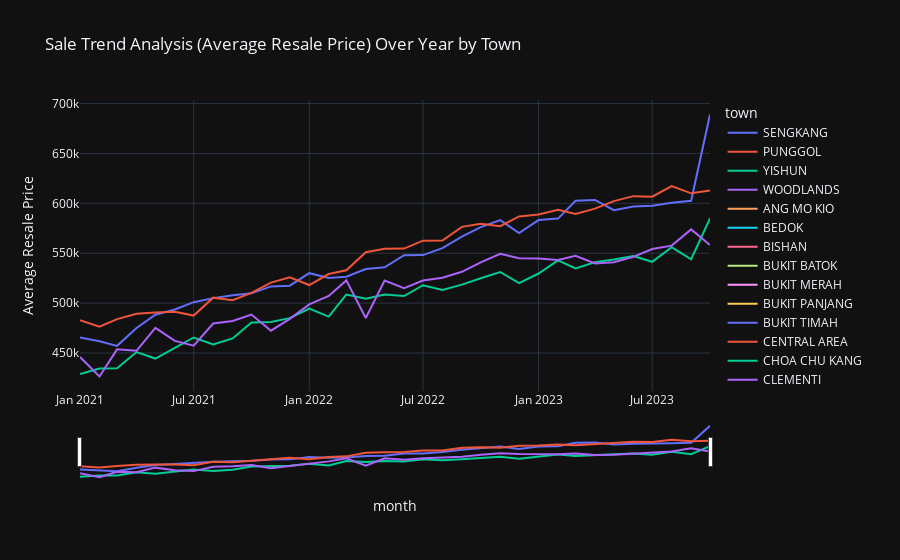

Write notebook code for a chart like this one.
### Code cell
import plotly.express as px

# Filter for the selected towns
selected_towns = ['SENGKANG', 'PUNGGOL', 'YISHUN', 'WOODLANDS']
df_filtered = filtered_df1_2021_2023[filtered_df1_2021_2023['town'].isin(selected_towns)]

# Group by 'town' and 'month' only (excluding flat_type)
grouped = df_filtered.groupby(['town', 'month']).mean().reset_index()

# Plot the data
fig = px.line(grouped,
              x='month',
              y='resale_price',
              color='town',
              title='Sale Trend Analysis (Average Resale Price) Over Year by Town',
              labels={'resale_price': 'Average Resale Price'},
              template='plotly_dark',  
              hover_data=['resale_price'],  # Show resale price on hover
              category_orders={"town": selected_towns})  # Control the order of town colors

# Adding a range slider
fig.update_xaxes(rangeslider_visible=True)

# Show the plot
fig.show()

### Figure 1 — Plotly figure (JSON) as saved in the notebook; plotly's stock layout.template omitted (floating-point values rounded to 4 significant figures)
{"data": [{"hovertemplate": "town=SENGKANG<br>month=%{x}<br>Average Resale Price=%{y}<extra></extra>", "legendgroup": "SENGKANG", "line": {"color": "#636efa", "dash": "solid"}, "marker": {"symbol": "circle"}, "mode": "lines", "name": "SENGKANG", "orientation": "v", "showlegend": true, "type": "scatter", "x": ["2021-01-01T00:00:00", "2021-02-01T00:00:00", "2021-03-01T00:00:00", "2021-04-01T00:00:00", "2021-05-01T00:00:00", "2021-06-01T00:00:00", "2021-07-01T00:00:00", "2021-08-01T00:00:00", "2021-09-01T00:00:00", "2021-10-01T00:00:00", "2021-11-01T00:00:00", "2021-12-01T00:00:00", "2022-01-01T00:00:00", "2022-02-01T00:00:00", "2022-03-01T00:00:00", "2022-04-01T00:00:00", "2022-05-01T00:00:00", "2022-06-01T00:00:00", "2022-07-01T00:00:00", "2022-08-01T00:00:00", "2022-09-01T00:00:00", "2022-10-01T00:00:00", "2022-11-01T00:00:00", "2022-12-01T00:00:00", "2023-01-01T00:00:00", "2023-02-01T00:00:00", "2023-03-01T00:00:00", "2023-04-01T00:00:00", "2023-05-01T00:00:00", "2023-06-01T00:00:00", "2023-07-01T00:00:00", "2023-08-01T00:00:00", "2023-09-01T00:00:00", "2023-10-01T00:00:00"], "xaxis": "x", "y": [465600.0, 461800.0, 457200.0, 475200.0, 488300.0, 493700.0, 501000.0, 505000.0, 507800.0, 509800.0, 516800.0, 517500.0, 530000.0, 525200.0, 526500.0, 534100.0, 536000.0, 548100.0, 548100.0, 555200.0, 566600.0, 576200.0, 583300.0, 570300.0, 583200.0, 584700.0, 602600.0, 603400.0, 593200.0, 596900.0, 597500.0, 600500.0, 602600.0, 689000], "yaxis": "y"}, {"hovertemplate": "town=PUNGGOL<br>month=%{x}<br>Average Resale Price=%{y}<extra></extra>", "legendgroup": "PUNGGOL", "line": {"color": "#EF553B", "dash": "solid"}, "marker": {"symbol": "circle"}, "mode": "lines", "name": "PUNGGOL", "orientation": "v", "showlegend": true, "type": "scatter", "x": ["2021-01-01T00:00:00", "2021-02-01T00:00:00", "2021-03-01T00:00:00", "2021-04-01T00:00:00", "2021-05-01T00:00:00", "2021-06-01T00:00:00", "2021-07-01T00:00:00", "2021-08-01T00:00:00", "2021-09-01T00:00:00", "2021-10-01T00:00:00", "2021-11-01T00:00:00", "2021-12-01T00:00:00", "2022-01-01T00:00:00", "2022-02-01T00:00:00", "2022-03-01T00:00:00", "2022-04-01T00:00:00", "2022-05-01T00:00:00", "2022-06-01T00:00:00", "2022-07-01T00:00:00", "2022-08-01T00:00:00", "2022-09-01T00:00:00", "2022-10-01T00:00:00", "2022-11-01T00:00:00", "2022-12-01T00:00:00", "2023-01-01T00:00:00", "2023-02-01T00:00:00", "2023-03-01T00:00:00", "2023-04-01T00:00:00", "2023-05-01T00:00:00", "2023-06-01T00:00:00", "2023-07-01T00:00:00", "2023-08-01T00:00:00", "2023-09-01T00:00:00", "2023-10-01T00:00:00"], "xaxis": "x", "y": [482800.0, 476400.0, 484000.0, 489400.0, 490700.0, 491400.0, 487600.0, 505500.0, 503021, 510300.0, 520600.0, 526000.0, 518100.0, 529200.0, 532900.0, 551000.0, 554500.0, 554700.0, 562600.0, 562700.0, 576500.0, 579500.0, 577200.0, 586900.0, 588900.0, 593500.0, 589400.0, 594700.0, 602300.0, 607200.0, 606600.0, 617300.0, 610000.0, 612932], "yaxis": "y"}, {"hovertemplate": "town=YISHUN<br>month=%{x}<br>Average Resale Price=%{y}<extra></extra>", "legendgroup": "YISHUN", "line": {"color": "#00cc96", "dash": "solid"}, "marker": {"symbol": "circle"}, "mode": "lines", "name": "YISHUN", "orientation": "v", "showlegend": true, "type": "scatter", "x": ["2021-01-01T00:00:00", "2021-02-01T00:00:00", "2021-03-01T00:00:00", "2021-04-01T00:00:00", "2021-05-01T00:00:00", "2021-06-01T00:00:00", "2021-07-01T00:00:00", "2021-08-01T00:00:00", "2021-09-01T00:00:00", "2021-10-01T00:00:00", "2021-11-01T00:00:00", "2021-12-01T00:00:00", "2022-01-01T00:00:00", "2022-02-01T00:00:00", "2022-03-01T00:00:00", "2022-04-01T00:00:00", "2022-05-01T00:00:00", "2022-06-01T00:00:00", "2022-07-01T00:00:00", "2022-08-01T00:00:00", "2022-09-01T00:00:00", "2022-10-01T00:00:00", "2022-11-01T00:00:00", "2022-12-01T00:00:00", "2023-01-01T00:00:00", "2023-02-01T00:00:00", "2023-03-01T00:00:00", "2023-04-01T00:00:00", "2023-05-01T00:00:00", "2023-06-01T00:00:00", "2023-07-01T00:00:00", "2023-08-01T00:00:00", "2023-09-01T00:00:00", "2023-10-01T00:00:00"], "xaxis": "x", "y": [428900.0, 434500.0, 434700.0, 451000.0, 444500.0, 455400.0, 465600.0, 458600.0, 464600.0, 480552, 481000.0, 485000.0, 494600, 486500.0, 508600.0, 504368, 508700.0, 507100.0, 518000.0, 513300.0, 518500.0, 524900.0, 531200.0, 520100.0, 529702, 542871, 534700.0, 541100.0, 543700.0, 547200.0, 541400.0, 556100.0, 544000.0, 585000], "yaxis": "y"}, {"hovertemplate": "town=WOODLANDS<br>month=%{x}<br>Average Resale Price=%{y}<extra></extra>", "legendgroup": "WOODLANDS", "line": {"color": "#ab63fa", "dash": "solid"}, "marker": {"symbol": "circle"}, "mode": "lines", "name": "WOODLANDS", "orientation": "v", "showlegend": true, "type": "scatter", "x": ["2021-01-01T00:00:00", "2021-02-01T00:00:00", "2021-03-01T00:00:00", "2021-04-01T00:00:00", "2021-05-01T00:00:00", "2021-06-01T00:00:00", "2021-07-01T00:00:00", "2021-08-01T00:00:00", "2021-09-01T00:00:00", "2021-10-01T00:00:00", "2021-11-01T00:00:00", "2021-12-01T00:00:00", "2022-01-01T00:00:00", "2022-02-01T00:00:00", "2022-03-01T00:00:00", "2022-04-01T00:00:00", "2022-05-01T00:00:00", "2022-06-01T00:00:00", "2022-07-01T00:00:00", "2022-08-01T00:00:00", "2022-09-01T00:00:00", "2022-10-01T00:00:00", "2022-11-01T00:00:00", "2022-12-01T00:00:00", "2023-01-01T00:00:00", "2023-02-01T00:00:00", "2023-03-01T00:00:00", "2023-04-01T00:00:00", "2023-05-01T00:00:00", "2023-06-01T00:00:00", "2023-07-01T00:00:00", "2023-08-01T00:00:00", "2023-09-01T00:00:00", "2023-10-01T00:00:00"], "xaxis": "x", "y": [446000, 426500.0, 453700.0, 452200.0, 475200.0, 462192, 457400.0, 479600.0, 482150, 488600.0, 472400.0, 484200.0, 498800.0, 507200.0, 522800.0, 485125, 522625, 515000.0, 522700.0, 525400.0, 531400.0, 540900.0, 549360, 545000.0, 544800.0, 543200.0, 547500.0, 539700.0, 541100.0, 546300.0, 554300.0, 557600.0, 573900.0, 558250], "yaxis": "y"}, {"hovertemplate": "town=ANG MO KIO<br>month=%{x}<br>Average Resale Price=%{y}<extra></extra>", "legendgroup": "ANG MO KIO", "line": {"color": "#FFA15A", "dash": "solid"}, "marker": {"symbol": "circle"}, "mode": "lines", "name": "ANG MO KIO", "orientation": "v", "showlegend": true, "type": "scatter", "x": ["2021-01-01T00:00:00", "2021-02-01T00:00:00", "2021-03-01T00:00:00", "2021-04-01T00:00:00", "2021-05-01T00:00:00", "2021-06-01T00:00:00", "2021-07-01T00:00:00", "2021-08-01T00:00:00", "2021-09-01T00:00:00", "2021-10-01T00:00:00", "2021-11-01T00:00:00", "2021-12-01T00:00:00", "2022-01-01T00:00:00", "2022-02-01T00:00:00", "2022-03-01T00:00:00", "2022-04-01T00:00:00", "2022-05-01T00:00:00", "2022-06-01T00:00:00", "2022-07-01T00:00:00", "2022-08-01T00:00:00", "2022-09-01T00:00:00", "2022-10-01T00:00:00", "2022-11-01T00:00:00", "2022-12-01T00:00:00", "2023-01-01T00:00:00", "2023-02-01T00:00:00", "2023-03-01T00:00:00", "2023-04-01T00:00:00", "2023-05-01T00:00:00", "2023-06-01T00:00:00", "2023-07-01T00:00:00", "2023-08-01T00:00:00", "2023-09-01T00:00:00", "2023-10-01T00:00:00"], "xaxis": "x", "y": [null, null, null, null, null, null, null, null, null, null, null, null, null, null, null, null, null, null, null, null, null, null, null, null, null, null, null, null, null, null, null, null, null, null], "yaxis": "y"}, {"hovertemplate": "town=BEDOK<br>month=%{x}<br>Average Resale Price=%{y}<extra></extra>", "legendgroup": "BEDOK", "line": {"color": "#19d3f3", "dash": "solid"}, "marker": {"symbol": "circle"}, "mode": "lines", "name": "BEDOK", "orientation": "v", "showlegend": true, "type": "scatter", "x": ["2021-01-01T00:00:00", "2021-02-01T00:00:00", "2021-03-01T00:00:00", "2021-04-01T00:00:00", "2021-05-01T00:00:00", "2021-06-01T00:00:00", "2021-07-01T00:00:00", "2021-08-01T00:00:00", "2021-09-01T00:00:00", "2021-10-01T00:00:00", "2021-11-01T00:00:00", "2021-12-01T00:00:00", "2022-01-01T00:00:00", "2022-02-01T00:00:00", "2022-03-01T00:00:00", "2022-04-01T00:00:00", "2022-05-01T00:00:00", "2022-06-01T00:00:00", "2022-07-01T00:00:00", "2022-08-01T00:00:00", "2022-09-01T00:00:00", "2022-10-01T00:00:00", "2022-11-01T00:00:00", "2022-12-01T00:00:00", "2023-01-01T00:00:00", "2023-02-01T00:00:00", "2023-03-01T00:00:00", "2023-04-01T00:00:00", "2023-05-01T00:00:00", "2023-06-01T00:00:00", "2023-07-01T00:00:00", "2023-08-01T00:00:00", "2023-09-01T00:00:00", "2023-10-01T00:00:00"], "xaxis": "x", "y": [null, null, null, null, null, null, null, null, null, null, null, null, null, null, null, null, null, null, null, null, null, null, null, null, null, null, null, null, null, null, null, null, null, null], "yaxis": "y"}, {"hovertemplate": "town=BISHAN<br>month=%{x}<br>Average Resale Price=%{y}<extra></extra>", "legendgroup": "BISHAN", "line": {"color": "#FF6692", "dash": "solid"}, "marker": {"symbol": "circle"}, "mode": "lines", "name": "BISHAN", "orientation": "v", "showlegend": true, "type": "scatter", "x": ["2021-01-01T00:00:00", "2021-02-01T00:00:00", "2021-03-01T00:00:00", "2021-04-01T00:00:00", "2021-05-01T00:00:00", "2021-06-01T00:00:00", "2021-07-01T00:00:00", "2021-08-01T00:00:00", "2021-09-01T00:00:00", "2021-10-01T00:00:00", "2021-11-01T00:00:00", "2021-12-01T00:00:00", "2022-01-01T00:00:00", "2022-02-01T00:00:00", "2022-03-01T00:00:00", "2022-04-01T00:00:00", "2022-05-01T00:00:00", "2022-06-01T00:00:00", "2022-07-01T00:00:00", "2022-08-01T00:00:00", "2022-09-01T00:00:00", "2022-10-01T00:00:00", "2022-11-01T00:00:00", "2022-12-01T00:00:00", "2023-01-01T00:00:00", "2023-02-01T00:00:00", "2023-03-01T00:00:00", "2023-04-01T00:00:00", "2023-05-01T00:00:00", "2023-06-01T00:00:00", "2023-07-01T00:00:00", "2023-08-01T00:00:00", "2023-09-01T00:00:00", "2023-10-01T00:00:00"], "xaxis": "x", "y": [null, null, null, null, null, null, null, null, null, null, null, null, null, null, null, null, null, null, null, null, null, null, null, null, null, null, null, null, null, null, null, null, null, null], "yaxis": "y"}, {"hovertemplate": "town=BUKIT BATOK<br>month=%{x}<br>Average Resale Price=%{y}<extra></extra>", "legendgroup": "BUKIT BATOK", "line": {"color": "#B6E880", "dash": "solid"}, "marker": {"symbol": "circle"}, "mode": "lines", "name": "BUKIT BATOK", "orientation": "v", "showlegend": true, "type": "scatter", "x": ["2021-01-01T00:00:00", "2021-02-01T00:00:00", "2021-03-01T00:00:00", "2021-04-01T00:00:00", "2021-05-01T00:00:00", "2021-06-01T00:00:00", "2021-07-01T00:00:00", "2021-08-01T00:00:00", "2021-09-01T00:00:00", "2021-10-01T00:00:00", "2021-11-01T00:00:00", "2021-12-01T00:00:00", "2022-01-01T00:00:00", "2022-02-01T00:00:00", "2022-03-01T00:00:00", "2022-04-01T00:00:00", "2022-05-01T00:00:00", "2022-06-01T00:00:00", "2022-07-01T00:00:00", "2022-08-01T00:00:00", "2022-09-01T00:00:00", "2022-10-01T00:00:00", "2022-11-01T00:00:00", "2022-12-01T00:00:00", "2023-01-01T00:00:00", "2023-02-01T00:00:00", "2023-03-01T00:00:00", "2023-04-01T00:00:00", "2023-05-01T00:00:00", "2023-06-01T00:00:00", "2023-07-01T00:00:00", "2023-08-01T00:00:00", "2023-09-01T00:00:00", "2023-10-01T00:00:00"], "xaxis": "x", "y": [null, null, null, null, null, null, null, null, null, null, null, null, null, null, null, null, null, null, null, null, null, null, null, null, null, null, null, null, null, null, null, null, null, null], "yaxis": "y"}, {"hovertemplate": "town=BUKIT MERAH<br>month=%{x}<br>Average Resale Price=%{y}<extra></extra>", "legendgroup": "BUKIT MERAH", "line": {"color": "#FF97FF", "dash": "solid"}, "marker": {"symbol": "circle"}, "mode": "lines", "name": "BUKIT MERAH", "orientation": "v", "showlegend": true, "type": "scatter", "x": ["2021-01-01T00:00:00", "2021-02-01T00:00:00", "2021-03-01T00:00:00", "2021-04-01T00:00:00", "2021-05-01T00:00:00", "2021-06-01T00:00:00", "2021-07-01T00:00:00", "2021-08-01T00:00:00", "2021-09-01T00:00:00", "2021-10-01T00:00:00", "2021-11-01T00:00:00", "2021-12-01T00:00:00", "2022-01-01T00:00:00", "2022-02-01T00:00:00", "2022-03-01T00:00:00", "2022-04-01T00:00:00", "2022-05-01T00:00:00", "2022-06-01T00:00:00", "2022-07-01T00:00:00", "2022-08-01T00:00:00", "2022-09-01T00:00:00", "2022-10-01T00:00:00", "2022-11-01T00:00:00", "2022-12-01T00:00:00", "2023-01-01T00:00:00", "2023-02-01T00:00:00", "2023-03-01T00:00:00", "2023-04-01T00:00:00", "2023-05-01T00:00:00", "2023-06-01T00:00:00", "2023-07-01T00:00:00", "2023-08-01T00:00:00", "2023-09-01T00:00:00", "2023-10-01T00:00:00"], "xaxis": "x", "y": [null, null, null, null, null, null, null, null, null, null, null, null, null, null, null, null, null, null, null, null, null, null, null, null, null, null, null, null, null, null, null, null, null, null], "yaxis": "y"}, {"hovertemplate": "town=BUKIT PANJANG<br>month=%{x}<br>Average Resale Price=%{y}<extra></extra>", "legendgroup": "BUKIT PANJANG", "line": {"color": "#FECB52", "dash": "solid"}, "marker": {"symbol": "circle"}, "mode": "lines", "name": "BUKIT PANJANG", "orientation": "v", "showlegend": true, "type": "scatter", "x": ["2021-01-01T00:00:00", "2021-02-01T00:00:00", "2021-03-01T00:00:00", "2021-04-01T00:00:00", "2021-05-01T00:00:00", "2021-06-01T00:00:00", "2021-07-01T00:00:00", "2021-08-01T00:00:00", "2021-09-01T00:00:00", "2021-10-01T00:00:00", "2021-11-01T00:00:00", "2021-12-01T00:00:00", "2022-01-01T00:00:00", "2022-02-01T00:00:00", "2022-03-01T00:00:00", "2022-04-01T00:00:00", "2022-05-01T00:00:00", "2022-06-01T00:00:00", "2022-07-01T00:00:00", "2022-08-01T00:00:00", "2022-09-01T00:00:00", "2022-10-01T00:00:00", "2022-11-01T00:00:00", "2022-12-01T00:00:00", "2023-01-01T00:00:00", "2023-02-01T00:00:00", "2023-03-01T00:00:00", "2023-04-01T00:00:00", "2023-05-01T00:00:00", "2023-06-01T00:00:00", "2023-07-01T00:00:00", "2023-08-01T00:00:00", "2023-09-01T00:00:00", "2023-10-01T00:00:00"], "xaxis": "x", "y": [null, null, null, null, null, null, null, null, null, null, null, null, null, null, null, null, null, null, null, null, null, null, null, null, null, null, null, null, null, null, null, null, null, null], "yaxis": "y"}, {"hovertemplate": "town=BUKIT TIMAH<br>month=%{x}<br>Average Resale Price=%{y}<extra></extra>", "legendgroup": "BUKIT TIMAH", "line": {"color": "#636efa", "dash": "solid"}, "marker": {"symbol": "circle"}, "mode": "lines", "name": "BUKIT TIMAH", "orientation": "v", "showlegend": true, "type": "scatter", "x": ["2021-01-01T00:00:00", "2021-02-01T00:00:00", "2021-03-01T00:00:00", "2021-04-01T00:00:00", "2021-05-01T00:00:00", "2021-06-01T00:00:00", "2021-07-01T00:00:00", "2021-08-01T00:00:00", "2021-09-01T00:00:00", "2021-10-01T00:00:00", "2021-11-01T00:00:00", "2021-12-01T00:00:00", "2022-01-01T00:00:00", "2022-02-01T00:00:00", "2022-03-01T00:00:00", "2022-04-01T00:00:00", "2022-05-01T00:00:00", "2022-06-01T00:00:00", "2022-07-01T00:00:00", "2022-08-01T00:00:00", "2022-09-01T00:00:00", "2022-10-01T00:00:00", "2022-11-01T00:00:00", "2022-12-01T00:00:00", "2023-01-01T00:00:00", "2023-02-01T00:00:00", "2023-03-01T00:00:00", "2023-04-01T00:00:00", "2023-05-01T00:00:00", "2023-06-01T00:00:00", "2023-07-01T00:00:00", "2023-08-01T00:00:00", "2023-09-01T00:00:00", "2023-10-01T00:00:00"], "xaxis": "x", "y": [null, null, null, null, null, null, null, null, null, null, null, null, null, null, null, null, null, null, null, null, null, null, null, null, null, null, null, null, null, null, null, null, null, null], "yaxis": "y"}, {"hovertemplate": "town=CENTRAL AREA<br>month=%{x}<br>Average Resale Price=%{y}<extra></extra>", "legendgroup": "CENTRAL AREA", "line": {"color": "#EF553B", "dash": "solid"}, "marker": {"symbol": "circle"}, "mode": "lines", "name": "CENTRAL AREA", "orientation": "v", "showlegend": true, "type": "scatter", "x": ["2021-01-01T00:00:00", "2021-02-01T00:00:00", "2021-03-01T00:00:00", "2021-04-01T00:00:00", "2021-05-01T00:00:00", "2021-06-01T00:00:00", "2021-07-01T00:00:00", "2021-08-01T00:00:00", "2021-09-01T00:00:00", "2021-10-01T00:00:00", "2021-11-01T00:00:00", "2021-12-01T00:00:00", "2022-01-01T00:00:00", "2022-02-01T00:00:00", "2022-03-01T00:00:00", "2022-04-01T00:00:00", "2022-05-01T00:00:00", "2022-06-01T00:00:00", "2022-07-01T00:00:00", "2022-08-01T00:00:00", "2022-09-01T00:00:00", "2022-10-01T00:00:00", "2022-11-01T00:00:00", "2022-12-01T00:00:00", "2023-01-01T00:00:00", "2023-02-01T00:00:00", "2023-03-01T00:00:00", "2023-04-01T00:00:00", "2023-05-01T00:00:00", "2023-06-01T00:00:00", "2023-07-01T00:00:00", "2023-08-01T00:00:00", "2023-09-01T00:00:00", "2023-10-01T00:00:00"], "xaxis": "x", "y": [null, null, null, null, null, null, null, null, null, null, null, null, null, null, null, null, null, null, null, null, null, null, null, null, null, null, null, null, null, null, null, null, null, null], "yaxis": "y"}, {"hovertemplate": "town=CHOA CHU KANG<br>month=%{x}<br>Average Resale Price=%{y}<extra></extra>", "legendgroup": "CHOA CHU KANG", "line": {"color": "#00cc96", "dash": "solid"}, "marker": {"symbol": "circle"}, "mode": "lines", "name": "CHOA CHU KANG", "orientation": "v", "showlegend": true, "type": "scatter", "x": ["2021-01-01T00:00:00", "2021-02-01T00:00:00", "2021-03-01T00:00:00", "2021-04-01T00:00:00", "2021-05-01T00:00:00", "2021-06-01T00:00:00", "2021-07-01T00:00:00", "2021-08-01T00:00:00", "2021-09-01T00:00:00", "2021-10-01T00:00:00", "2021-11-01T00:00:00", "2021-12-01T00:00:00", "2022-01-01T00:00:00", "2022-02-01T00:00:00", "2022-03-01T00:00:00", "2022-04-01T00:00:00", "2022-05-01T00:00:00", "2022-06-01T00:00:00", "2022-07-01T00:00:00", "2022-08-01T00:00:00", "2022-09-01T00:00:00", "2022-10-01T00:00:00", "2022-11-01T00:00:00", "2022-12-01T00:00:00", "2023-01-01T00:00:00", "2023-02-01T00:00:00", "2023-03-01T00:00:00", "2023-04-01T00:00:00", "2023-05-01T00:00:00", "2023-06-01T00:00:00", "2023-07-01T00:00:00", "2023-08-01T00:00:00", "2023-09-01T00:00:00", "2023-10-01T00:00:00"], "xaxis": "x", "y": [null, null, null, null, null, null, null, null, null, null, null, null, null, null, null, null, null, null, null, null, null, null, null, null, null, null, null, null, null, null, null, null, null, null], "yaxis": "y"}, {"hovertemplate": "town=CLEMENTI<br>month=%{x}<br>Average Resale Price=%{y}<extra></extra>", "legendgroup": "CLEMENTI", "line": {"color": "#ab63fa", "dash": "solid"}, "marker": {"symbol": "circle"}, "mode": "lines", "name": "CLEMENTI", "orientation": "v", "showlegend": true, "type": "scatter", "x": ["2021-01-01T00:00:00", "2021-02-01T00:00:00", "2021-03-01T00:00:00", "2021-04-01T00:00:00", "2021-05-01T00:00:00", "2021-06-01T00:00:00", "2021-07-01T00:00:00", "2021-08-01T00:00:00", "2021-09-01T00:00:00", "2021-10-01T00:00:00", "2021-11-01T00:00:00", "2021-12-01T00:00:00", "2022-01-01T00:00:00", "2022-02-01T00:00:00", "2022-03-01T00:00:00", "2022-04-01T00:00:00", "2022-05-01T00:00:00", "2022-06-01T00:00:00", "2022-07-01T00:00:00", "2022-08-01T00:00:00", "2022-09-01T00:00:00", "2022-10-01T00:00:00", "2022-11-01T00:00:00", "2022-12-01T00:00:00", "2023-01-01T00:00:00", "2023-02-01T00:00:00", "2023-03-01T00:00:00", "2023-04-01T00:00:00", "2023-05-01T00:00:00", "2023-06-01T00:00:00", "2023-07-01T00:00:00", "2023-08-01T00:00:00", "2023-09-01T00:00:00", "2023-10-01T00:00:00"], "xaxis": "x", "y": [null, null, null, null, null, null, null, null, null, null, null, null, null, null, null, null, null, null, null, null, null, null, null, null, null, null, null, null, null, null, null, null, null, null], "yaxis": "y"}, {"hovertemplate": "town=GEYLANG<br>month=%{x}<br>Average Resale Price=%{y}<extra></extra>", "legendgroup": "GEYLANG", "line": {"color": "#FFA15A", "dash": "solid"}, "marker": {"symbol": "circle"}, "mode": "lines", "name": "GEYLANG", "orientation": "v", "showlegend": true, "type": "scatter", "x": ["2021-01-01T00:00:00", "2021-02-01T00:00:00", "2021-03-01T00:00:00", "2021-04-01T00:00:00", "2021-05-01T00:00:00", "2021-06-01T00:00:00", "2021-07-01T00:00:00", "2021-08-01T00:00:00", "2021-09-01T00:00:00", "2021-10-01T00:00:00", "2021-11-01T00:00:00", "2021-12-01T00:00:00", "2022-01-01T00:00:00", "2022-02-01T00:00:00", "2022-03-01T00:00:00", "2022-04-01T00:00:00", "2022-05-01T00:00:00", "2022-06-01T00:00:00", "2022-07-01T00:00:00", "2022-08-01T00:00:00", "2022-09-01T00:00:00", "2022-10-01T00:00:00", "2022-11-01T00:00:00", "2022-12-01T00:00:00", "2023-01-01T00:00:00", "2023-02-01T00:00:00", "2023-03-01T00:00:00", "2023-04-01T00:00:00", "2023-05-01T00:00:00", "2023-06-01T00:00:00", "2023-07-01T00:00:00", "2023-08-01T00:00:00", "2023-09-01T00:00:00", "2023-10-01T00:00:00"], "xaxis": "x", "y": [null, null, null, null, null, null, null, null, null, null, null, null, null, null, null, null, null, null, null, null, null, null, null, null, null, null, null, null, null, null, null, null, null, null], "yaxis": "y"}, {"hovertemplate": "town=HOUGANG<br>month=%{x}<br>Average Resale Price=%{y}<extra></extra>", "legendgroup": "HOUGANG", "line": {"color": "#19d3f3", "dash": "solid"}, "marker": {"symbol": "circle"}, "mode": "lines", "name": "HOUGANG", "orientation": "v", "showlegend": true, "type": "scatter", "x": ["2021-01-01T00:00:00", "2021-02-01T00:00:00", "2021-03-01T00:00:00", "2021-04-01T00:00:00", "2021-05-01T00:00:00", "2021-06-01T00:00:00", "2021-07-01T00:00:00", "2021-08-01T00:00:00", "2021-09-01T00:00:00", "2021-10-01T00:00:00", "2021-11-01T00:00:00", "2021-12-01T00:00:00", "2022-01-01T00:00:00", "2022-02-01T00:00:00", "2022-03-01T00:00:00", "2022-04-01T00:00:00", "2022-05-01T00:00:00", "2022-06-01T00:00:00", "2022-07-01T00:00:00", "2022-08-01T00:00:00", "2022-09-01T00:00:00", "2022-10-01T00:00:00", "2022-11-01T00:00:00", "2022-12-01T00:00:00", "2023-01-01T00:00:00", "2023-02-01T00:00:00", "2023-03-01T00:00:00", "2023-04-01T00:00:00", "2023-05-01T00:00:00", "2023-06-01T00:00:00", "2023-07-01T00:00:00", "2023-08-01T00:00:00", "2023-09-01T00:00:00", "2023-10-01T00:00:00"], "xaxis": "x", "y": [null, null, null, null, null, null, null, null, null, null, null, null, null, null, null, null, null, null, null, null, null, null, null, null, null, null, null, null, null, null, null, null, null, null], "yaxis": "y"}, {"hovertemplate": "town=JURONG EAST<br>month=%{x}<br>Average Resale Price=%{y}<extra></extra>", "legendgroup": "JURONG EAST", "line": {"color": "#FF6692", "dash": "solid"}, "marker": {"symbol": "circle"}, "mode": "lines", "name": "JURONG EAST", "orientation": "v", "showlegend": true, "type": "scatter", "x": ["2021-01-01T00:00:00", "2021-02-01T00:00:00", "2021-03-01T00:00:00", "2021-04-01T00:00:00", "2021-05-01T00:00:00", "2021-06-01T00:00:00", "2021-07-01T00:00:00", "2021-08-01T00:00:00", "2021-09-01T00:00:00", "2021-10-01T00:00:00", "2021-11-01T00:00:00", "2021-12-01T00:00:00", "2022-01-01T00:00:00", "2022-02-01T00:00:00", "2022-03-01T00:00:00", "2022-04-01T00:00:00", "2022-05-01T00:00:00", "2022-06-01T00:00:00", "2022-07-01T00:00:00", "2022-08-01T00:00:00", "2022-09-01T00:00:00", "2022-10-01T00:00:00", "2022-11-01T00:00:00", "2022-12-01T00:00:00", "2023-01-01T00:00:00", "2023-02-01T00:00:00", "2023-03-01T00:00:00", "2023-04-01T00:00:00", "2023-05-01T00:00:00", "2023-06-01T00:00:00", "2023-07-01T00:00:00", "2023-08-01T00:00:00", "2023-09-01T00:00:00", "2023-10-01T00:00:00"], "xaxis": "x", "y": [null, null, null, null, null, null, null, null, null, null, null, null, null, null, null, null, null, null, null, null, null, null, null, null, null, null, null, null, null, null, null, null, null, null], "yaxis": "y"}, {"hovertemplate": "town=JURONG WEST<br>month=%{x}<br>Average Resale Price=%{y}<extra></extra>", "legendgroup": "JURONG WEST", "line": {"color": "#B6E880", "dash": "solid"}, "marker": {"symbol": "circle"}, "mode": "lines", "name": "JURONG WEST", "orientation": "v", "showlegend": true, "type": "scatter", "x": ["2021-01-01T00:00:00", "2021-02-01T00:00:00", "2021-03-01T00:00:00", "2021-04-01T00:00:00", "2021-05-01T00:00:00", "2021-06-01T00:00:00", "2021-07-01T00:00:00", "2021-08-01T00:00:00", "2021-09-01T00:00:00", "2021-10-01T00:00:00", "2021-11-01T00:00:00", "2021-12-01T00:00:00", "2022-01-01T00:00:00", "2022-02-01T00:00:00", "2022-03-01T00:00:00", "2022-04-01T00:00:00", "2022-05-01T00:00:00", "2022-06-01T00:00:00", "2022-07-01T00:00:00", "2022-08-01T00:00:00", "2022-09-01T00:00:00", "2022-10-01T00:00:00", "2022-11-01T00:00:00", "2022-12-01T00:00:00", "2023-01-01T00:00:00", "2023-02-01T00:00:00", "2023-03-01T00:00:00", "2023-04-01T00:00:00", "2023-05-01T00:00:00", "2023-06-01T00:00:00", "2023-07-01T00:00:00", "2023-08-01T00:00:00", "2023-09-01T00:00:00", "2023-10-01T00:00:00"], "xaxis": "x", "y": [null, null, null, null, null, null, null, null, null, null, null, null, null, null, null, null, null, null, null, null, null, null, null, null, null, null, null, null, null, null, null, null, null, null], "yaxis": "y"}, {"hovertemplate": "town=KALLANG/WHAMPOA<br>month=%{x}<br>Average Resale Price=%{y}<extra></extra>", "legendgroup": "KALLANG/WHAMPOA", "line": {"color": "#FF97FF", "dash": "solid"}, "marker": {"symbol": "circle"}, "mode": "lines", "name": "KALLANG/WHAMPOA", "orientation": "v", "showlegend": true, "type": "scatter", "x": ["2021-01-01T00:00:00", "2021-02-01T00:00:00", "2021-03-01T00:00:00", "2021-04-01T00:00:00", "2021-05-01T00:00:00", "2021-06-01T00:00:00", "2021-07-01T00:00:00", "2021-08-01T00:00:00", "2021-09-01T00:00:00", "2021-10-01T00:00:00", "2021-11-01T00:00:00", "2021-12-01T00:00:00", "2022-01-01T00:00:00", "2022-02-01T00:00:00", "2022-03-01T00:00:00", "2022-04-01T00:00:00", "2022-05-01T00:00:00", "2022-06-01T00:00:00", "2022-07-01T00:00:00", "2022-08-01T00:00:00", "2022-09-01T00:00:00", "2022-10-01T00:00:00", "2022-11-01T00:00:00", "2022-12-01T00:00:00", "2023-01-01T00:00:00", "2023-02-01T00:00:00", "2023-03-01T00:00:00", "2023-04-01T00:00:00", "2023-05-01T00:00:00", "2023-06-01T00:00:00", "2023-07-01T00:00:00", "2023-08-01T00:00:00", "2023-09-01T00:00:00", "2023-10-01T00:00:00"], "xaxis": "x", "y": [null, null, null, null, null, null, null, null, null, null, null, null, null, null, null, null, null, null, null, null, null, null, null, null, null, null, null, null, null, null, null, null, null, null], "yaxis": "y"}, {"hovertemplate": "town=MARINE PARADE<br>month=%{x}<br>Average Resale Price=%{y}<extra></extra>", "legendgroup": "MARINE PARADE", "line": {"color": "#FECB52", "dash": "solid"}, "marker": {"symbol": "circle"}, "mode": "lines", "name": "MARINE PARADE", "orientation": "v", "showlegend": true, "type": "scatter", "x": ["2021-01-01T00:00:00", "2021-02-01T00:00:00", "2021-03-01T00:00:00", "2021-04-01T00:00:00", "2021-05-01T00:00:00", "2021-06-01T00:00:00", "2021-07-01T00:00:00", "2021-08-01T00:00:00", "2021-09-01T00:00:00", "2021-10-01T00:00:00", "2021-11-01T00:00:00", "2021-12-01T00:00:00", "2022-01-01T00:00:00", "2022-02-01T00:00:00", "2022-03-01T00:00:00", "2022-04-01T00:00:00", "2022-05-01T00:00:00", "2022-06-01T00:00:00", "2022-07-01T00:00:00", "2022-08-01T00:00:00", "2022-09-01T00:00:00", "2022-10-01T00:00:00", "2022-11-01T00:00:00", "2022-12-01T00:00:00", "2023-01-01T00:00:00", "2023-02-01T00:00:00", "2023-03-01T00:00:00", "2023-04-01T00:00:00", "2023-05-01T00:00:00", "2023-06-01T00:00:00", "2023-07-01T00:00:00", "2023-08-01T00:00:00", "2023-09-01T00:00:00", "2023-10-01T00:00:00"], "xaxis": "x", "y": [null, null, null, null, null, null, null, null, null, null, null, null, null, null, null, null, null, null, null, null, null, null, null, null, null, null, null, null, null, null, null, null, null, null], "yaxis": "y"}, {"hovertemplate": "town=PASIR RIS<br>month=%{x}<br>Average Resale Price=%{y}<extra></extra>", "legendgroup": "PASIR RIS", "line": {"color": "#636efa", "dash": "solid"}, "marker": {"symbol": "circle"}, "mode": "lines", "name": "PASIR RIS", "orientation": "v", "showlegend": true, "type": "scatter", "x": ["2021-01-01T00:00:00", "2021-02-01T00:00:00", "2021-03-01T00:00:00", "2021-04-01T00:00:00", "2021-05-01T00:00:00", "2021-06-01T00:00:00", "2021-07-01T00:00:00", "2021-08-01T00:00:00", "2021-09-01T00:00:00", "2021-10-01T00:00:00", "2021-11-01T00:00:00", "2021-12-01T00:00:00", "2022-01-01T00:00:00", "2022-02-01T00:00:00", "2022-03-01T00:00:00", "2022-04-01T00:00:00", "2022-05-01T00:00:00", "2022-06-01T00:00:00", "2022-07-01T00:00:00", "2022-08-01T00:00:00", "2022-09-01T00:00:00", "2022-10-01T00:00:00", "2022-11-01T00:00:00", "2022-12-01T00:00:00", "2023-01-01T00:00:00", "2023-02-01T00:00:00", "2023-03-01T00:00:00", "2023-04-01T00:00:00", "2023-05-01T00:00:00", "2023-06-01T00:00:00", "2023-07-01T00:00:00", "2023-08-01T00:00:00", "2023-09-01T00:00:00", "2023-10-01T00:00:00"], "xaxis": "x", "y": [null, null, null, null, null, null, null, null, null, null, null, null, null, null, null, null, null, null, null, null, null, null, null, null, null, null, null, null, null, null, null, null, null, null], "yaxis": "y"}, {"hovertemplate": "town=QUEENSTOWN<br>month=%{x}<br>Average Resale Price=%{y}<extra></extra>", "legendgroup": "QUEENSTOWN", "line": {"color": "#EF553B", "dash": "solid"}, "marker": {"symbol": "circle"}, "mode": "lines", "name": "QUEENSTOWN", "orientation": "v", "showlegend": true, "type": "scatter", "x": ["2021-01-01T00:00:00", "2021-02-01T00:00:00", "2021-03-01T00:00:00", "2021-04-01T00:00:00", "2021-05-01T00:00:00", "2021-06-01T00:00:00", "2021-07-01T00:00:00", "2021-08-01T00:00:00", "2021-09-01T00:00:00", "2021-10-01T00:00:00", "2021-11-01T00:00:00", "2021-12-01T00:00:00", "2022-01-01T00:00:00", "2022-02-01T00:00:00", "2022-03-01T00:00:00", "2022-04-01T00:00:00", "2022-05-01T00:00:00", "2022-06-01T00:00:00", "2022-07-01T00:00:00", "2022-08-01T00:00:00", "2022-09-01T00:00:00", "2022-10-01T00:00:00", "2022-11-01T00:00:00", "2022-12-01T00:00:00", "2023-01-01T00:00:00", "2023-02-01T00:00:00", "2023-03-01T00:00:00", "2023-04-01T00:00:00", "2023-05-01T00:00:00", "2023-06-01T00:00:00", "2023-07-01T00:00:00", "2023-08-01T00:00:00", "2023-09-01T00:00:00", "2023-10-01T00:00:00"], "xaxis": "x", "y": [null, null, null, null, null, null, null, null, null, null, null, null, null, null, null, null, null, null, null, null, null, null, null, null, null, null, null, null, null, null, null, null, null, null], "yaxis": "y"}, {"hovertemplate": "town=SEMBAWANG<br>month=%{x}<br>Average Resale Price=%{y}<extra></extra>", "legendgroup": "SEMBAWANG", "line": {"color": "#00cc96", "dash": "solid"}, "marker": {"symbol": "circle"}, "mode": "lines", "name": "SEMBAWANG", "orientation": "v", "showlegend": true, "type": "scatter", "x": ["2021-01-01T00:00:00", "2021-02-01T00:00:00", "2021-03-01T00:00:00", "2021-04-01T00:00:00", "2021-05-01T00:00:00", "2021-06-01T00:00:00", "2021-07-01T00:00:00", "2021-08-01T00:00:00", "2021-09-01T00:00:00", "2021-10-01T00:00:00", "2021-11-01T00:00:00", "2021-12-01T00:00:00", "2022-01-01T00:00:00", "2022-02-01T00:00:00", "2022-03-01T00:00:00", "2022-04-01T00:00:00", "2022-05-01T00:00:00", "2022-06-01T00:00:00", "2022-07-01T00:00:00", "2022-08-01T00:00:00", "2022-09-01T00:00:00", "2022-10-01T00:00:00", "2022-11-01T00:00:00", "2022-12-01T00:00:00", "2023-01-01T00:00:00", "2023-02-01T00:00:00", "2023-03-01T00:00:00", "2023-04-01T00:00:00", "2023-05-01T00:00:00", "2023-06-01T00:00:00", "2023-07-01T00:00:00", "2023-08-01T00:00:00", "2023-09-01T00:00:00", "2023-10-01T00:00:00"], "xaxis": "x", "y": [null, null, null, null, null, null, null, null, null, null, null, null, null, null, null, null, null, null, null, null, null, null, null, null, null, null, null, null, null, null, null, null, null, null], "yaxis": "y"}, {"hovertemplate": "town=SERANGOON<br>month=%{x}<br>Average Resale Price=%{y}<extra></extra>", "legendgroup": "SERANGOON", "line": {"color": "#ab63fa", "dash": "solid"}, "marker": {"symbol": "circle"}, "mode": "lines", "name": "SERANGOON", "orientation": "v", "showlegend": true, "type": "scatter", "x": ["2021-01-01T00:00:00", "2021-02-01T00:00:00", "2021-03-01T00:00:00", "2021-04-01T00:00:00", "2021-05-01T00:00:00", "2021-06-01T00:00:00", "2021-07-01T00:00:00", "2021-08-01T00:00:00", "2021-09-01T00:00:00", "2021-10-01T00:00:00", "2021-11-01T00:00:00", "2021-12-01T00:00:00", "2022-01-01T00:00:00", "2022-02-01T00:00:00", "2022-03-01T00:00:00", "2022-04-01T00:00:00", "2022-05-01T00:00:00", "2022-06-01T00:00:00", "2022-07-01T00:00:00", "2022-08-01T00:00:00", "2022-09-01T00:00:00", "2022-10-01T00:00:00", "2022-11-01T00:00:00", "2022-12-01T00:00:00", "2023-01-01T00:00:00", "2023-02-01T00:00:00", "2023-03-01T00:00:00", "2023-04-01T00:00:00", "2023-05-01T00:00:00", "2023-06-01T00:00:00", "2023-07-01T00:00:00", "2023-08-01T00:00:00", "2023-09-01T00:00:00", "2023-10-01T00:00:00"], "xaxis": "x", "y": [null, null, null, null, null, null, null, null, null, null, null, null, null, null, null, null, null, null, null, null, null, null, null, null, null, null, null, null, null, null, null, null, null, null], "yaxis": "y"}, {"hovertemplate": "town=TAMPINES<br>month=%{x}<br>Average Resale Price=%{y}<extra></extra>", "legendgroup": "TAMPINES", "line": {"color": "#FFA15A", "dash": "solid"}, "marker": {"symbol": "circle"}, "mode": "lines", "name": "TAMPINES", "orientation": "v", "showlegend": true, "type": "scatter", "x": ["2021-01-01T00:00:00", "2021-02-01T00:00:00", "2021-03-01T00:00:00", "2021-04-01T00:00:00", "2021-05-01T00:00:00", "2021-06-01T00:00:00", "2021-07-01T00:00:00", "2021-08-01T00:00:00", "2021-09-01T00:00:00", "2021-10-01T00:00:00", "2021-11-01T00:00:00", "2021-12-01T00:00:00", "2022-01-01T00:00:00", "2022-02-01T00:00:00", "2022-03-01T00:00:00", "2022-04-01T00:00:00", "2022-05-01T00:00:00", "2022-06-01T00:00:00", "2022-07-01T00:00:00", "2022-08-01T00:00:00", "2022-09-01T00:00:00", "2022-10-01T00:00:00", "2022-11-01T00:00:00", "2022-12-01T00:00:00", "2023-01-01T00:00:00", "2023-02-01T00:00:00", "2023-03-01T00:00:00", "2023-04-01T00:00:00", "2023-05-01T00:00:00", "2023-06-01T00:00:00", "2023-07-01T00:00:00", "2023-08-01T00:00:00", "2023-09-01T00:00:00", "2023-10-01T00:00:00"], "xaxis": "x", "y": [null, null, null, null, null, null, null, null, null, null, null, null, null, null, null, null, null, null, null, null, null, null, null, null, null, null, null, null, null, null, null, null, null, null], "yaxis": "y"}, {"hovertemplate": "town=TOA PAYOH<br>month=%{x}<br>Average Resale Price=%{y}<extra></extra>", "legendgroup": "TOA PAYOH", "line": {"color": "#19d3f3", "dash": "solid"}, "marker": {"symbol": "circle"}, "mode": "lines", "name": "TOA PAYOH", "orientation": "v", "showlegend": true, "type": "scatter", "x": ["2021-01-01T00:00:00", "2021-02-01T00:00:00", "2021-03-01T00:00:00", "2021-04-01T00:00:00", "2021-05-01T00:00:00", "2021-06-01T00:00:00", "2021-07-01T00:00:00", "2021-08-01T00:00:00", "2021-09-01T00:00:00", "2021-10-01T00:00:00", "2021-11-01T00:00:00", "2021-12-01T00:00:00", "2022-01-01T00:00:00", "2022-02-01T00:00:00", "2022-03-01T00:00:00", "2022-04-01T00:00:00", "2022-05-01T00:00:00", "2022-06-01T00:00:00", "2022-07-01T00:00:00", "2022-08-01T00:00:00", "2022-09-01T00:00:00", "2022-10-01T00:00:00", "2022-11-01T00:00:00", "2022-12-01T00:00:00", "2023-01-01T00:00:00", "2023-02-01T00:00:00", "2023-03-01T00:00:00", "2023-04-01T00:00:00", "2023-05-01T00:00:00", "2023-06-01T00:00:00", "2023-07-01T00:00:00", "2023-08-01T00:00:00", "2023-09-01T00:00:00", "2023-10-01T00:00:00"], "xaxis": "x", "y": [null, null, null, null, null, null, null, null, null, null, null, null, null, null, null, null, null, null, null, null, null, null, null, null, null, null, null, null, null, null, null, null, null, null], "yaxis": "y"}], "layout": {"autosize": true, "dragmode": "zoom", "legend": {"title": {"text": "town"}, "tracegroupgap": 0}, "title": {"text": "Sale Trend Analysis (Average Resale Price) Over Year by Town"}, "xaxis": {"anchor": "y", "autorange": true, "domain": [0, 1], "range": ["2021-01-01", "2023-10-01"], "rangeslider": {"autorange": true, "range": ["2021-01-01", "2023-10-01"], "visible": true, "yaxis": {"_template": null, "rangemode": "match"}}, "title": {"text": "month"}, "type": "date"}, "yaxis": {"anchor": "x", "autorange": true, "domain": [0, 1], "range": [412000.0, 703600.0], "title": {"text": "Average Resale Price"}, "type": "linear"}}}
